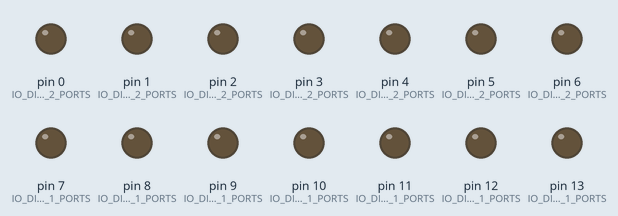
The sketch below on a simulated Arduino Uno, built with avr-gcc and run on an emulated ATmega328P. Shown: output pins drawn as LEDs (lit = HIGH).

Above: at 2.2 s.
At 4.65 s:
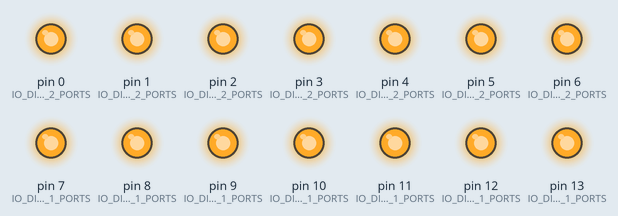
At 4.95 s:
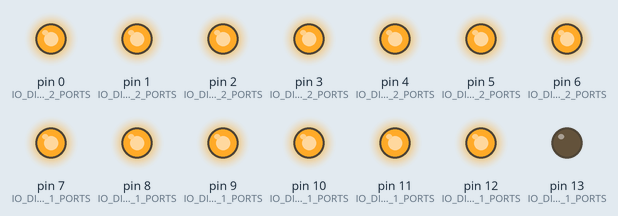
At 5.25 s:
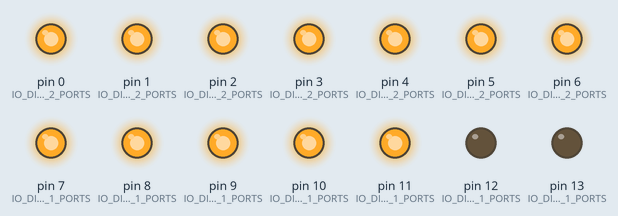
At 5.55 s:
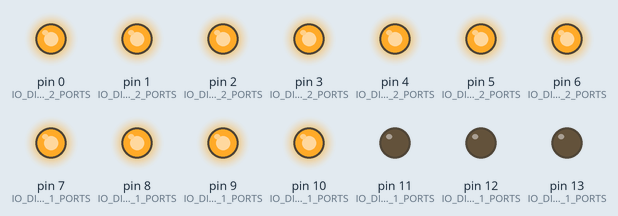
Timing chart, 0 to 5.9 s (numbered marks = the images above):
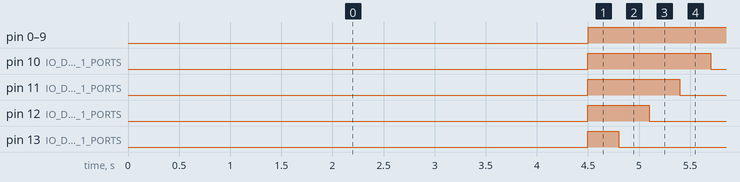

The sketch:

led_7seg_2.ino
```cpp
int IO_DIGIT_1A = 13;
int IO_DIGIT_1B = 12;
int IO_DIGIT_1C = 11;
int IO_DIGIT_1D = 10;
int IO_DIGIT_1E = 9;
int IO_DIGIT_1F = 8;
int IO_DIGIT_1G = 7;
int IO_DIGIT_2A = 6;
int IO_DIGIT_2B = 5;
int IO_DIGIT_2C = 4;
int IO_DIGIT_2D = 3;
int IO_DIGIT_2E = 2;
int IO_DIGIT_2F = 1;
int IO_DIGIT_2G = 0;


int IO_DIGIT_1_PORTS[] = {
  IO_DIGIT_1A,
  IO_DIGIT_1B,
  IO_DIGIT_1C,
  IO_DIGIT_1D,
  IO_DIGIT_1E,
  IO_DIGIT_1F,
  IO_DIGIT_1G,
};

int IO_DIGIT_2_PORTS[] = {
  IO_DIGIT_2A,
  IO_DIGIT_2B,
  IO_DIGIT_2C,
  IO_DIGIT_2D,
  IO_DIGIT_2E,
  IO_DIGIT_2F,
  IO_DIGIT_2G,
};

int LED_ON = LOW;
int LED_OFF = HIGH;

int IO_DIGIT_1_PORT_COUNT = 7;
int IO_DIGIT_2_PORT_COUNT = 7;

void setup() {
  for(int i = 0;i < IO_DIGIT_1_PORT_COUNT;i++){
    pinMode(IO_DIGIT_1_PORTS[i], OUTPUT);
  }
  for(int i = 0;i < IO_DIGIT_2_PORT_COUNT;i++){
    pinMode(IO_DIGIT_2_PORTS[i], OUTPUT);
  }
}

void loop() {
  for(int i = 0;i < IO_DIGIT_1_PORT_COUNT;i++){
    delay(300);
    digitalWrite(IO_DIGIT_1_PORTS[i], LED_ON);
  }
  for(int i = 0;i < IO_DIGIT_2_PORT_COUNT;i++){
    delay(300);
    digitalWrite(IO_DIGIT_2_PORTS[i], LED_ON);
  }

  delay(300);
  for(int i = 0;i < IO_DIGIT_1_PORT_COUNT;i++){
    digitalWrite(IO_DIGIT_1_PORTS[i], LED_OFF);
  }
  for(int i = 0;i < IO_DIGIT_2_PORT_COUNT;i++){
    digitalWrite(IO_DIGIT_2_PORTS[i], LED_OFF);
  }

}
```

Measured:
- by itself, pin 0 (IO_DIGIT_2_PORTS): alternates HIGH for 4.2 s and LOW for 0.30 s
- by itself, pin 1 (IO_DIGIT_2_PORTS): alternates HIGH for 3.9 s and LOW for 0.60 s
- by itself, pin 2 (IO_DIGIT_2_PORTS): alternates HIGH for 3.6 s and LOW for 0.90 s
- by itself, pin 3 (IO_DIGIT_2_PORTS): alternates HIGH for 3.3 s and LOW for 1.2 s
- by itself, pin 4 (IO_DIGIT_2_PORTS): alternates HIGH for 3.0 s and LOW for 1.5 s
- by itself, pin 5 (IO_DIGIT_2_PORTS): alternates HIGH for 2.7 s and LOW for 1.8 s
- by itself, pin 6 (IO_DIGIT_2_PORTS): alternates HIGH for 2.4 s and LOW for 2.1 s
- by itself, pin 7 (IO_DIGIT_1_PORTS): alternates HIGH for 2.1 s and LOW for 2.4 s
